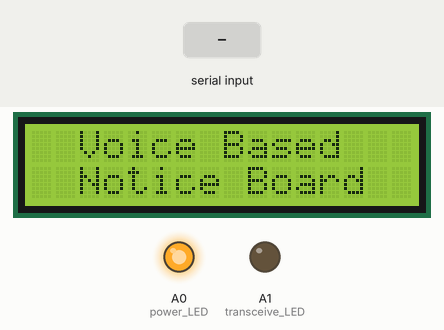
This sketch was run on a simulated Arduino Uno, built with avr-gcc and run on an emulated ATmega328P. Shown: 16×2 character LCD, output pins drawn as LEDs (lit = HIGH). The inputs (shaded band) are chosen by the test bench. What the sketch prints to the serial monitor is not drawn.

Above: at 12.9 s.
13.0 s: "O\n" received over the second serial link
At 14.6 s:
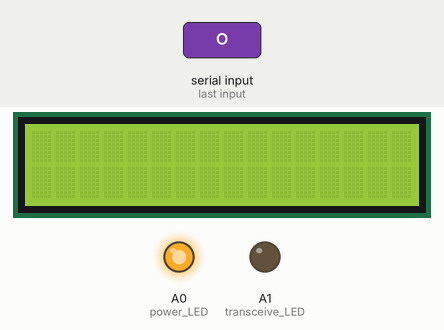
15.5 s: "O\n" received over the second serial link
At 17.2 s:
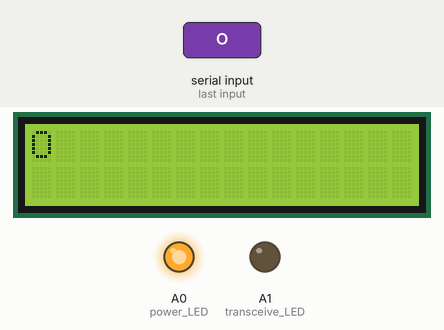
17.5 s: "1\n" received over the second serial link
At 18.8 s:
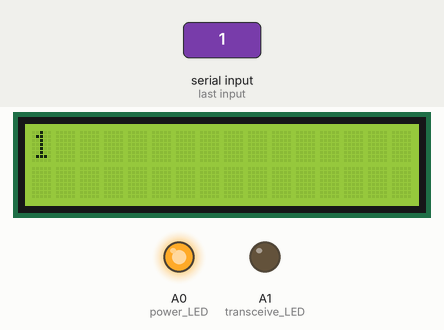
Timing chart, 0 to 20.5 s (numbered marks = the images above; inputs shaded):
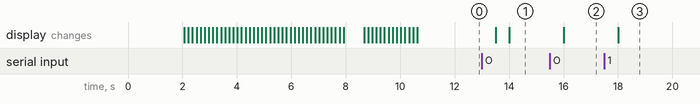

The sketch:

dano_voice_notice_board.ino
```cpp
 //If youre not using a BTBee connect set the pin connected to the KEY pin high
#include <SoftwareSerial.h>
#include <LiquidCrystal.h>

bool mFinished=false;
char totalString[50];
char commandChar;
int power_LED=A0;
int transceive_LED=A1;
int counter=0;
SoftwareSerial BTSerial(10, 11);
LiquidCrystal lcd(8, 9, 4, 5, 6, 7);
void setup() {
   Serial.begin(9600);
  BTSerial.begin(38400);
 lcd.begin(16,2);
 lcd.setCursor(2,0);
 lcd.print("Voice Based ");
 lcd.setCursor(2,1);
 lcd.print("Notice Board");
 delay(2000);
  pinMode(transceive_LED,OUTPUT);
   pinMode(power_LED,OUTPUT);

   digitalWrite(power_LED,HIGH);
     mLCDScroll();
}
char incomingByte = 0;


void loop() {
incomingByte=BTSerial.available();

if(BTSerial.available()>0){
  delay(500);
 for(int i=0;i<incomingByte;i++){
    if(counter==0){
      lcd.clear();
      counter=1;
    }else{
      if(mFinished){
        lcd.clear();
        mFinished=false;

      }
        int inputCharacter = BTSerial.read();
        if(i==16){
          lcd.setCursor(0,1);
          lcd.write(inputCharacter);
        }else if(i==31){
        delay(4000);
        if(incomingByte>48){
          lcd.clear();
        }
          lcd.write(inputCharacter);
        }else if(i==47){
          lcd.setCursor(0,1);
          lcd.write(inputCharacter);
          delay(4000);
        }else if(i==64){
          delay(4000);
        if(incomingByte>79){
          lcd.clear();
        }
          lcd.write(inputCharacter);
        }else if(i==79){
          lcd.setCursor(0,1);
          lcd.write(inputCharacter);
          delay(4000);
        }else{
        lcd.write(inputCharacter);
        Serial.write(inputCharacter);
       // lcd.clear();
        }
    }

 }

    mFinished=true;


    }


  // BTSerial.flush();

}
void mLCDScroll(){

    for (int positionCounter = 0; positionCounter < 13; positionCounter++) {
    // scroll one position left:
    lcd.scrollDisplayLeft();
    // wait a bit:
    delay(150);
  }

  // scroll 29 positions (string length + display length) to the right
  // to move it offscreen right:
  for (int positionCounter = 0; positionCounter < 29; positionCounter++) {
    // scroll one position right:
    lcd.scrollDisplayRight();
    // wait a bit:
    delay(150);
  }

  // scroll 16 positions (display length + string length) to the left
  // to move it back to center:
  for (int positionCounter = 0; positionCounter < 16; positionCounter++) {
    // scroll one position left:
    lcd.scrollDisplayLeft();
    // wait a bit:
    delay(150);
  }

  // delay at the end of the full loop:
  delay(1000);


}

void WriteStringToLCD(const char *s){
				int counter;
	while(*s){
		counter+=1;
		//WriteDataToLCD(*s);   // print first character on LCD
                lcd.print(*s);
	s++;
		if(counter==13){
			delay(500);
		//WriteCommandToLCD(0xC2);
                lcd.setCursor(0,2);
		}

	}
}
```

Measured:
- after the input at 13.0 s, the display: first changes after 0.50 s (image 1 shows a later state)
- after the input at 15.5 s, the display: changes after 0.50 s (image 2)
- after the input at 17.5 s, the display: changes after 0.50 s (image 3)
